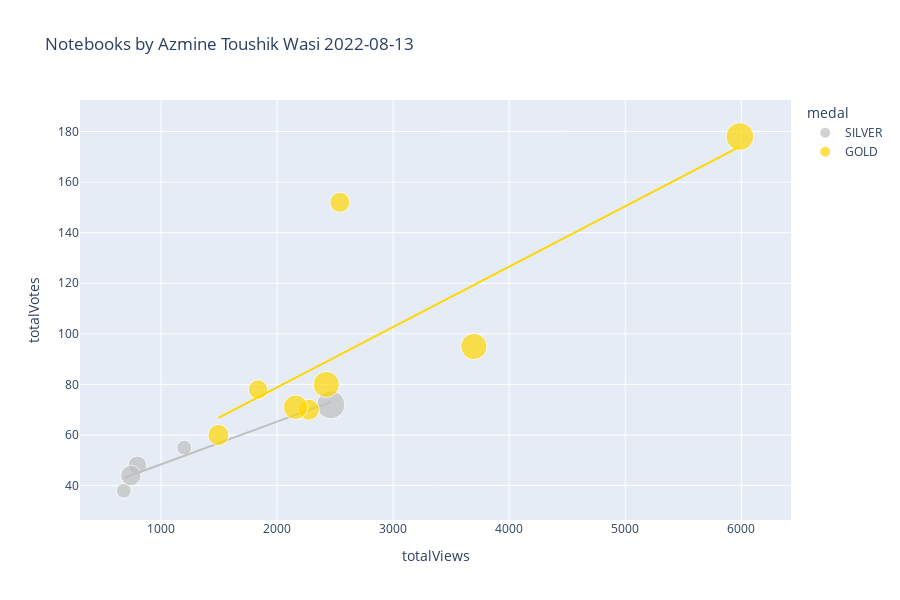

Source (notebook cell):
### Code cell
dft=pd.read_csv(links[-2])

dft['totalComments'].fillna(0, inplace=True)
dft['medal'].fillna('N/A', inplace=True)
dft['size'] = dft['totalComments'].clip(lower=1)
color_map = {
    'GOLD': 'gold',
    'SILVER': 'silver',
    'BRONZE': 'chocolate',
    'N/A': '#333'}
px.scatter(
    dft,
    'totalViews',
    'totalVotes',
    title=f'Notebooks by {df.author_displayName.get(0)} '+str(links[-2][25:35]),
    log_x=False,
    log_y=False,
    #width=800, 
    height=600,
    color='medal',
    color_discrete_map=color_map,
    size='size',
    trendline='ols',
    trendline_options=dict(log_x=False, log_y=False, add_constant=True),
    #trendline='lowess', # Use for Locally Weighted Scatterplot Smoothing line
    #trendline_scope='overall', # Use this for one trendline
    hover_name='title')

### Figure 1 — Plotly figure (JSON) as saved in the notebook; plotly's stock layout.template omitted (floating-point values rounded to 4 significant figures)
{"data": [{"hovertemplate": "<b>%{hovertext}</b><br><br>medal=SILVER<br>totalViews=%{x}<br>totalVotes=%{y}<br>size=%{marker.size}<extra></extra>", "hovertext": ["Investment and Financial Analysis  🏭 EPZ", "Daily AQI - Air Quality Index [Scheduled]", "▶️ Cristiano Ronaldo ⚽ Goals  📊 EDA, Analysis", "Coursera 📉 EDA, Reviews Sentiment Analysis", "Classification ➡️ Comparing Different Algorithms"], "legendgroup": "SILVER", "marker": {"color": "silver", "size": [16, 10, 36, 19, 10], "sizemode": "area", "sizeref": 0.09, "symbol": "circle"}, "mode": "markers", "name": "SILVER", "orientation": "v", "showlegend": true, "type": "scatter", "x": [796, 680, 2463, 740, 1200], "xaxis": "x", "y": [48, 38, 72, 44, 55], "yaxis": "y"}, {"hovertemplate": "<b>OLS trendline</b><br>totalVotes = 0.0168778 * totalViews + 31.5551<br>R<sup>2</sup>=0.932910<br><br>medal=SILVER<br>totalViews=%{x}<br>totalVotes=%{y} <b>(trend)</b><extra></extra>", "legendgroup": "SILVER", "marker": {"color": "silver", "symbol": "circle"}, "mode": "lines", "name": "SILVER", "showlegend": false, "type": "scatter", "x": [680, 740, 796, 1200, 2463], "xaxis": "x", "y": [43.03, 44.04, 44.99, 51.81, 73.13], "yaxis": "y"}, {"hovertemplate": "<b>%{hovertext}</b><br><br>medal=GOLD<br>totalViews=%{x}<br>totalVotes=%{y}<br>size=%{marker.size}<extra></extra>", "hovertext": ["Advanced Feature Engineering for Classification", "UCL ⚽ EDA & Viz ⭐ 2021-22 ⭐ Players & Teams", "ML Foundation ➡️ Bias-Variance Tradeoff ", "Divorce Prediction & Reasons Analysis with PCA", "▶️ Lionel Messi 📊 Extended EDA ⚽ Goals ", "ML Foundation ➡️ Cross Validation ✅ All Methods", "ML Foundation ➡️ Clustering Techniques, Algorithms", "ML Foundation ➡️ Imputation : All Techniques"], "legendgroup": "GOLD", "marker": {"color": "gold", "size": [20, 27, 31, 20, 31, 17, 18, 35], "sizemode": "area", "sizeref": 0.09, "symbol": "circle"}, "mode": "markers", "name": "GOLD", "orientation": "v", "showlegend": true, "type": "scatter", "x": [2274, 2159, 3696, 1495, 2424, 1836, 2541, 5988], "xaxis": "x", "y": [70, 71, 95, 60, 80, 78, 152, 178], "yaxis": "y"}, {"hovertemplate": "<b>OLS trendline</b><br>totalVotes = 0.0238739 * totalViews + 31.1144<br>R<sup>2</sup>=0.635190<br><br>medal=GOLD<br>totalViews=%{x}<br>totalVotes=%{y} <b>(trend)</b><extra></extra>", "legendgroup": "GOLD", "marker": {"color": "gold", "symbol": "circle"}, "mode": "lines", "name": "GOLD", "showlegend": false, "type": "scatter", "x": [1495, 1836, 2159, 2274, 2424, 2541, 3696, 5988], "xaxis": "x", "y": [66.81, 74.95, 82.66, 85.4, 88.98, 91.78, 119.4, 174.1], "yaxis": "y"}], "layout": {"height": 600, "legend": {"itemsizing": "constant", "title": {"text": "medal"}, "tracegroupgap": 0}, "title": {"text": "Notebooks by Azmine Toushik Wasi 2022-08-13"}, "xaxis": {"anchor": "y", "domain": [0, 1], "title": {"text": "totalViews"}}, "yaxis": {"anchor": "x", "domain": [0, 1], "title": {"text": "totalVotes"}}}}
